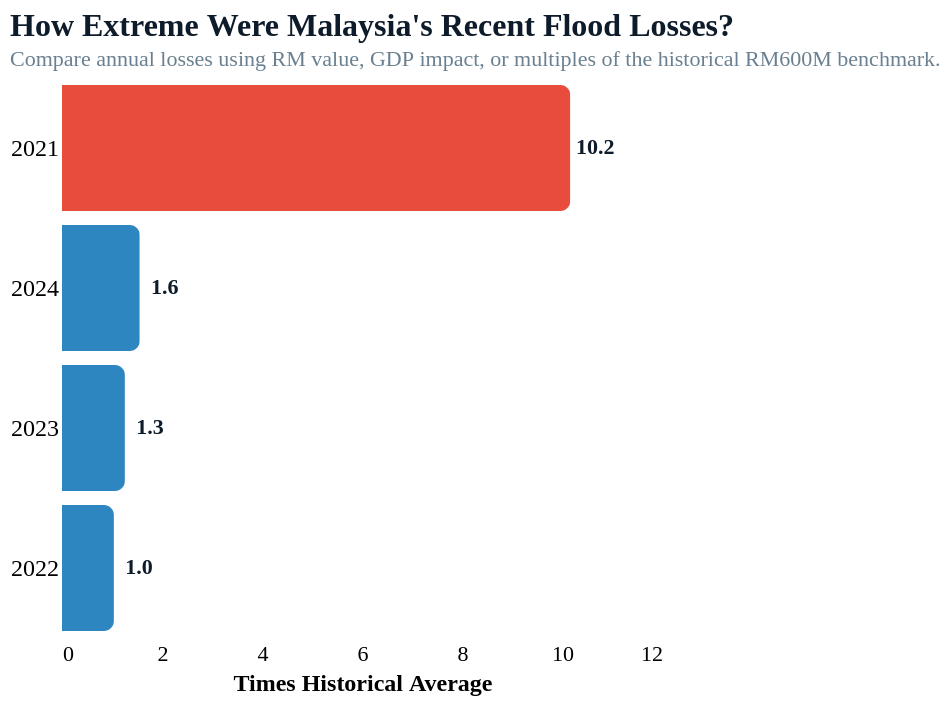

Here is the Vega-Lite specification saved for this chart:
### Vega-Lite specification from a JSON file in a GitHub repository (floating-point values rounded to 4 significant figures)
{"$schema": "https://vega.github.io/schema/vega-lite/v5.json", "title": {"text": "How Extreme Were Malaysia's Recent Flood Losses?", "subtitle": "Compare annual losses using RM value, GDP impact, or multiples of the historical RM600M benchmark.", "anchor": "start", "font": "DM Sans", "subtitleFont": "DM Sans", "fontSize": 16, "subtitleFontSize": 11, "color": "#0d1b2a", "subtitleColor": "#6a8090"}, "width": "container", "height": 280, "config": {"view": {"stroke": "transparent"}, "axis": {"labelFont": "DM Sans", "titleFont": "DM Sans", "grid": false, "domain": false, "ticks": false, "labelFontSize": 11, "titleFontSize": 12}}, "params": [{"name": "ch14_view", "value": "multiple", "bind": {"input": "select", "options": ["multiple", "damage", "gdp"], "labels": ["× Historical Average", "RM Million", "% GDP"], "name": "Metric: "}}], "data": {"values": [{"Year": "2021", "Total": 6100, "GDP": 0.4}, {"Year": "2022", "Total": 623, "GDP": 0.04}, {"Year": "2023", "Total": 755, "GDP": 0.04}, {"Year": "2024", "Total": 933, "GDP": 0.05}]}, "transform": [{"calculate": "datum.Total / 600", "as": "Multiple"}, {"calculate": "ch14_view == 'multiple' ? datum.Multiple : ch14_view == 'damage' ? datum.Total : datum.GDP", "as": "Value"}, {"calculate": "datum.Value + (ch14_view == 'gdp' ? 0.03 : ch14_view == 'multiple' ? 0.5 : 150)", "as": "LabelX"}, {"calculate": "datum.Year == '2021' ? '#e74c3c' : '#2e86c1'", "as": "BarColor"}], "layer": [{"mark": {"type": "bar", "cornerRadiusEnd": 5}, "encoding": {"y": {"field": "Year", "type": "ordinal", "sort": ["2021", "2024", "2023", "2022"], "axis": {"title": null, "labelFontSize": 12}}, "x": {"field": "Value", "type": "quantitative", "scale": {"domainMax": {"signal": "ch14_view=='gdp' ? 0.5 : ch14_view=='multiple' ? 12 : 7000"}}, "axis": {"title": {"signal": "ch14_view=='multiple' ? 'Times Historical Average' : ch14_view=='damage' ? 'Flood Damage (RM million)' : '% of GDP'"}}}, "color": {"field": "BarColor", "scale": null}}}, {"mark": {"type": "text", "font": "DM Sans", "fontWeight": 700, "fontSize": 11}, "encoding": {"y": {"field": "Year", "type": "ordinal", "sort": ["2021", "2024", "2023", "2022"]}, "x": {"field": "LabelX", "type": "quantitative"}, "text": {"condition": [{"test": "ch14_view == 'multiple'", "field": "Multiple", "type": "quantitative", "format": ".1f"}, {"test": "ch14_view == 'damage'", "field": "Total", "type": "quantitative", "format": ",.0f"}], "field": "GDP", "type": "quantitative", "format": ".0%"}, "align": {"value": "left"}, "baseline": {"value": "middle"}, "color": {"condition": {"test": "ch14_view == 'gdp'", "value": "#000000"}, "value": "#0d1b2a"}}}]}
